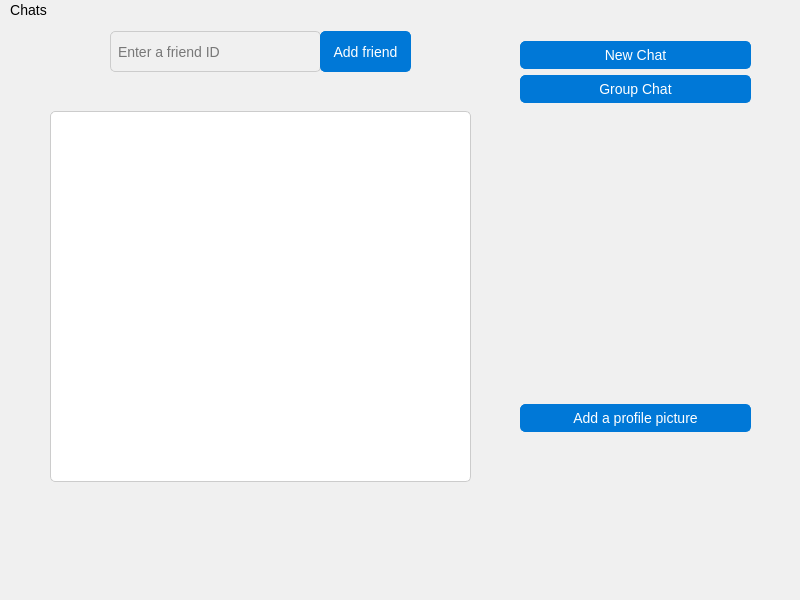
<?xml version="1.0" encoding="UTF-8"?>
<ui version="4.0">
 <class>MainWindow</class>
 <widget class="QMainWindow" name="MainWindow">
  <property name="geometry">
   <rect>
    <x>0</x>
    <y>0</y>
    <width>800</width>
    <height>600</height>
   </rect>
  </property>
  <property name="windowTitle">
   <string>MainWindow</string>
  </property>
  <property name="styleSheet">
   <string notr="true">font-size: 14px;
background-color: #f0f0f0;</string>
  </property>
  <widget class="QWidget" name="centralwidget">
   <widget class="QWidget" name="verticalLayoutWidget">
    <property name="geometry">
     <rect>
      <x>50</x>
      <y>90</y>
      <width>421</width>
      <height>371</height>
     </rect>
    </property>
    <layout class="QVBoxLayout" name="verticalLayout">
     <item>
      <widget class="QListWidget" name="listWidget_chats">
       <property name="styleSheet">
        <string notr="true">border: 1px solid #ccc;
border-radius: 5px;
background-color: white;</string>
       </property>
      </widget>
     </item>
    </layout>
   </widget>
   <widget class="QLineEdit" name="lineEdit_searchfriends">
    <property name="geometry">
     <rect>
      <x>110</x>
      <y>10</y>
      <width>211</width>
      <height>41</height>
     </rect>
    </property>
    <property name="styleSheet">
     <string notr="true">font-size: 1.5em;
padding: 5px;
border: 1px solid #ccc;
border-radius: 5px;</string>
    </property>
    <property name="text">
     <string/>
    </property>
    <property name="placeholderText">
     <string>Enter a friend ID</string>
    </property>
   </widget>
   <widget class="QWidget" name="verticalLayoutWidget_2">
    <property name="geometry">
     <rect>
      <x>520</x>
      <y>20</y>
      <width>231</width>
      <height>391</height>
     </rect>
    </property>
    <layout class="QVBoxLayout" name="verticalLayout_2">
     <item>
      <widget class="QPushButton" name="pushButton_newchat">
       <property name="styleSheet">
        <string notr="true">padding: 5px 10px;
border: 1px solid #0078d7;
border-radius: 5px;
background-color: #0078d7;
color: white;</string>
       </property>
       <property name="text">
        <string>New Chat</string>
       </property>
      </widget>
     </item>
     <item>
      <widget class="QPushButton" name="pushButton_groupchat">
       <property name="styleSheet">
        <string notr="true">padding: 5px 10px;
border: 1px solid #0078d7;
border-radius: 5px;
background-color: #0078d7;
color: white;</string>
       </property>
       <property name="text">
        <string>Group Chat</string>
       </property>
      </widget>
     </item>
     <item>
      <layout class="QVBoxLayout" name="verticalLayout_3">
       <item>
        <widget class="QLabel" name="label_username">
         <property name="styleSheet">
          <string notr="true">font-size: 14px;
font-family: Arial, sans-serif; 
font-weight: bold; 
color: #333; 
text-align: center;</string>
         </property>
         <property name="text">
          <string/>
         </property>
        </widget>
       </item>
       <item>
        <widget class="QLabel" name="label_profilepic">
         <property name="text">
          <string/>
         </property>
        </widget>
       </item>
       <item>
        <widget class="QPushButton" name="pushButton_addPic">
         <property name="styleSheet">
          <string notr="true">padding: 5px 10px;
border: 1px solid #0078d7;
border-radius: 5px;
background-color: #0078d7;
color: white;</string>
         </property>
         <property name="text">
          <string>Add a profile picture</string>
         </property>
        </widget>
       </item>
      </layout>
     </item>
    </layout>
   </widget>
   <widget class="QPushButton" name="pushButton_addfriend">
    <property name="geometry">
     <rect>
      <x>320</x>
      <y>10</y>
      <width>91</width>
      <height>41</height>
     </rect>
    </property>
    <property name="styleSheet">
     <string notr="true">padding: 5px 10px;
border: 1px solid #0078d7;
border-radius: 5px;
background-color: #0078d7;
 color: white;</string>
    </property>
    <property name="text">
     <string>Add friend</string>
    </property>
   </widget>
  </widget>
  <widget class="QMenuBar" name="menubar">
   <property name="geometry">
    <rect>
     <x>0</x>
     <y>0</y>
     <width>800</width>
     <height>25</height>
    </rect>
   </property>
   <widget class="QMenu" name="menuChats">
    <property name="title">
     <string>Chats</string>
    </property>
   </widget>
   <addaction name="menuChats"/>
  </widget>
  <widget class="QStatusBar" name="statusbar"/>
 </widget>
 <resources/>
 <connections/>
</ui>
